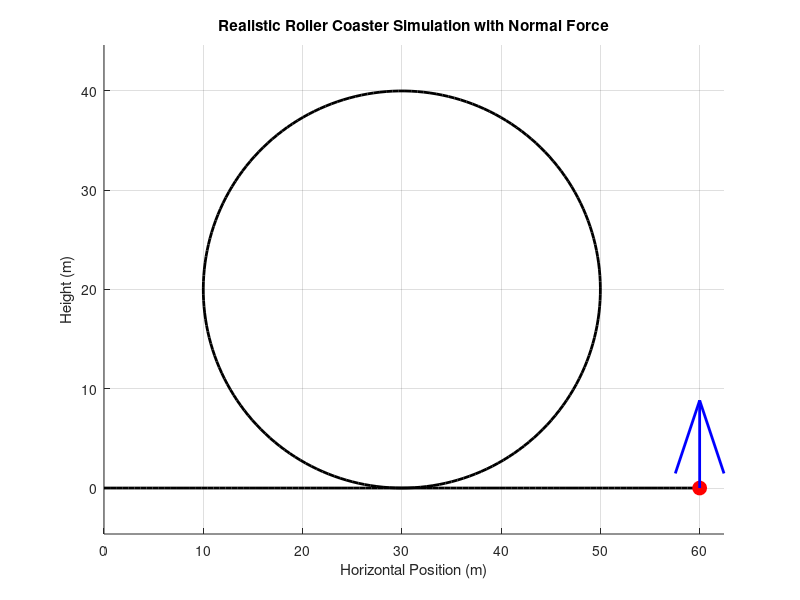
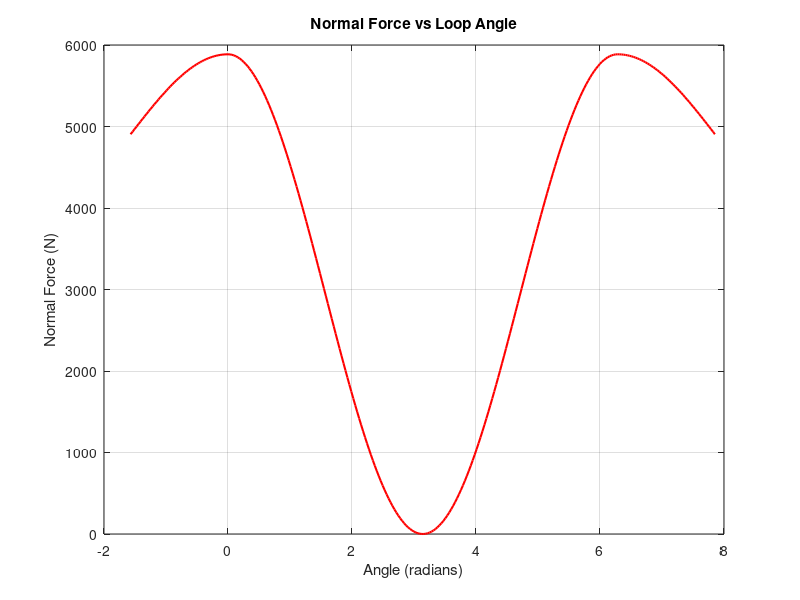
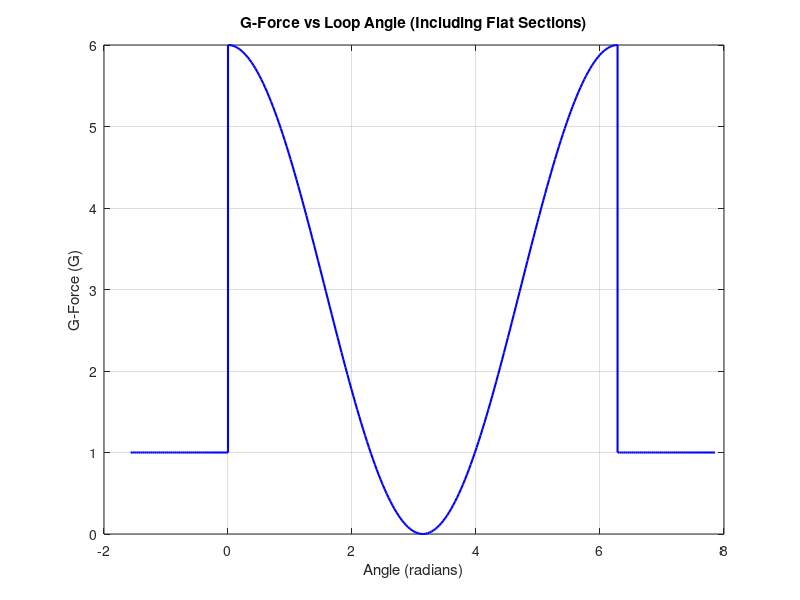

Source code (MATLAB) for these figures, in order: (Note: this script raises an error after producing the figures.)
clc;
clear;
close all;

% Parameters
g = 9.81; % Gravitational acceleration (m/s^2)
r = 20; % Radius of the loop (m)
ho = 50; % Initial height of the drop (m)
vo = sqrt(2 * g * ho); % Initial velocity at the bottom (m/s)
m = 100; % Mass of the moving body (kg)

flat_length = 30; % Length of flat track before and after the loop
theta_loop = linspace(0, 2*pi, 200); % Loop angles in radians
theta_flat_before = linspace(-pi/2, 0, 50); % Flat track before loop mapped to angles
theta_flat_after = linspace(2*pi, 2.5*pi, 50); % Flat track after loop mapped to angles

% Geometry of the flat track, loop, and exit
x_flat_before = linspace(0, flat_length, 50); % Flat track x-coordinates
h_flat_before = zeros(size(x_flat_before)); % Flat track height (y = 0)

x_loop = flat_length + r * sin(theta_loop); % Loop x-coordinates
h_loop = r * (1 - cos(theta_loop)); % Heights of the loop

x_flat_after = linspace(x_loop(end), x_loop(end) + flat_length, 50); % Exit flat track x-coordinates
h_flat_after = zeros(size(x_flat_after)); % Flat track height (y = 0)

% Combine all segments
x_track = [x_flat_before, x_loop, x_flat_after];
h_track = [h_flat_before, h_loop, h_flat_after];
theta = [theta_flat_before, theta_loop, theta_flat_after]; % Full angular range

% Velocity calculation
h = [h_flat_before, h_loop, h_flat_after]; % Combined height profile
v = sqrt(2 * g * (ho - h)); % Velocity as a function of height
v_change = diff(v); % Change in velocity at each step

% G-force calculation
G_flat = ones(size(h_flat_before)); % G-force on flat track (1g)
G_loop = (v(length(h_flat_before)+1:length(h_flat_before)+length(h_loop)).^2) / (r * g) + cos(theta_loop); % G-force in loop
G_after = ones(size(h_flat_after)); % G-force on exit flat track (1g)
G = [G_flat, G_loop, G_after]; % Combine G-forces

% Normal Force Calculation
Fn = m * (v.^2 / r + g * cos(theta));

% Time calculation
dt = 0.05; % Time step for simulation (s)
time = [0 cumsum(sqrt(diff(x_track).^2 + diff(h_track).^2) ./ v(1:end-1))]; % Total time at each point

% Animation setup
figure;
hold on;
plot(x_track, h_track, 'k', 'LineWidth', 2); % Draw track
roller_coaster = plot(x_track(1), h_track(1), 'ro', 'MarkerSize', 10, 'MarkerFaceColor', 'r'); % Roller coaster point
quiver_arrow = quiver(x_track(1), h_track(1), 0, Fn(1)/100, 'b', 'LineWidth', 2, 'MaxHeadSize', 0.5); % Normal force vector
title('Realistic Roller Coaster Simulation with Normal Force');
xlabel('Horizontal Position (m)');
ylabel('Height (m)');
axis equal;
grid on;

% Animation loop
for i = 1:length(x_track)
    % Update roller coaster position
    set(roller_coaster, 'XData', x_track(i), 'YData', h_track(i));
    
    % Determine normal force direction
    if i <= length(x_flat_before) || i > length(x_flat_before) + length(x_loop)
        % Flat sections: Normal force points straight up
        UData = 0;
        VData = Fn(i)/100;
    else
        % Loop section: Normal force is perpendicular to the track
        UData = -sin(theta(i)) * Fn(i)/100;
        VData = cos(theta(i)) * Fn(i)/100;
    end
    
    % Update quiver arrow
    set(quiver_arrow, 'XData', x_track(i), 'YData', h_track(i), 'UData', UData/5, 'VData', VData/5);
    
    % Display velocity, g-force, normal force, and velocity change
    if i > 1
        fprintf('Position: %.2f m | Height: %.2f m | Velocity: %.2f m/s | G-Force: %.2f | Normal Force: %.2f N | ΔVelocity: %.2f m/s\n', ...
            x_track(i), h_track(i), v(i), G(i), Fn(i), v_change(i-1));
    else
        fprintf('Position: %.2f m | Height: %.2f m | Velocity: %.2f m/s | G-Force: %.2f | Normal Force: %.2f N\n', ...
            x_track(i), h_track(i), v(i), G(i), Fn(i));
    end
    
    % Pause for animation effect
    pause(0.02);
end

% Plot Normal Force vs Loop Angle
figure;
plot(theta, Fn, 'r', 'LineWidth', 1.5);
title('Normal Force vs Loop Angle');
xlabel('Angle (radians)');
ylabel('Normal Force (N)');
grid on;

% Plot G-force vs loop angle (including flat sections)
figure;
plot(theta, G, 'b', 'LineWidth', 1.5);
title('G-Force vs Loop Angle (Including Flat Sections)');
xlabel('Angle (radians)');
ylabel('G-Force (G)');
grid on;

% Plot duration of each G-force level
G_bins = linspace(min(G), max(G), 20); % Define G-force bins
G_durations = histcounts(G, G_bins) * dt; % Calculate duration for each bin
bin_centers = (G_bins(1:end-1) + G_bins(2:end)) / 2;

figure;
bar(bin_centers, G_durations, 'b');
title('Duration of Each G-Force Level');
xlabel('G-Force (G)');
ylabel('Duration (s)');
grid on;

